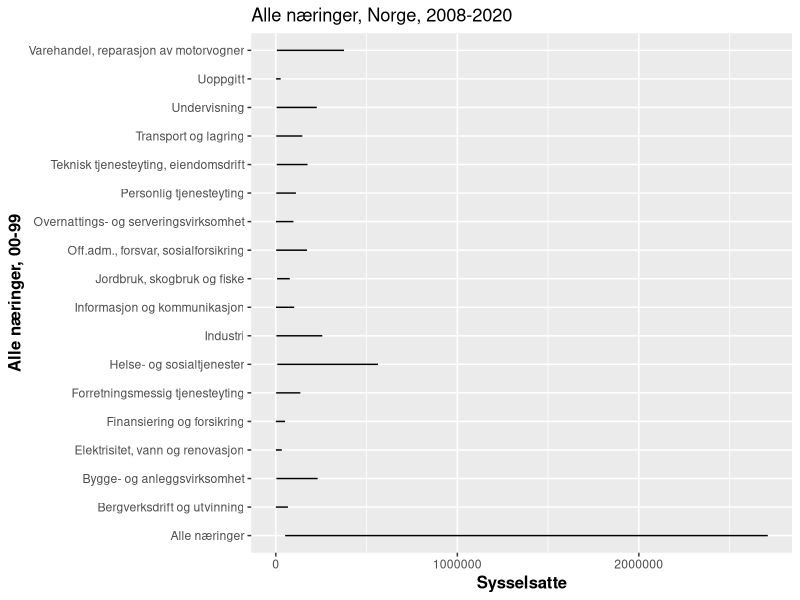
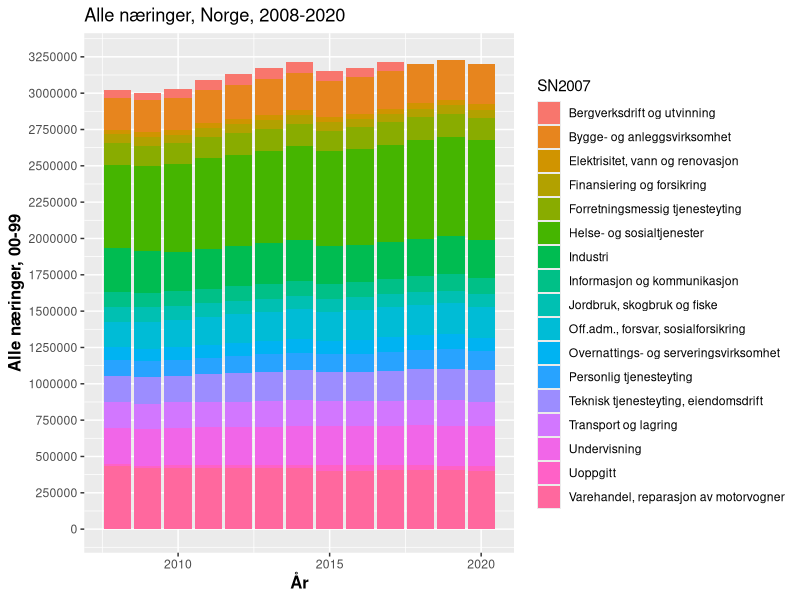
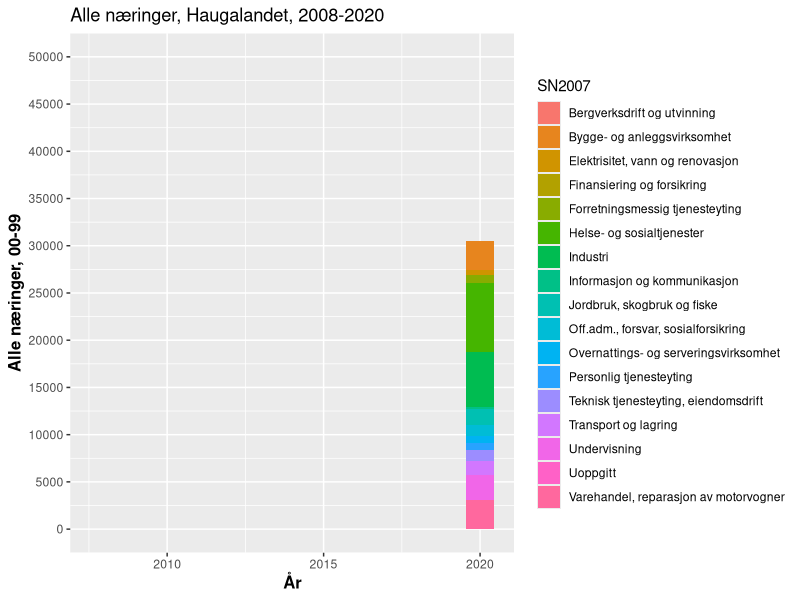
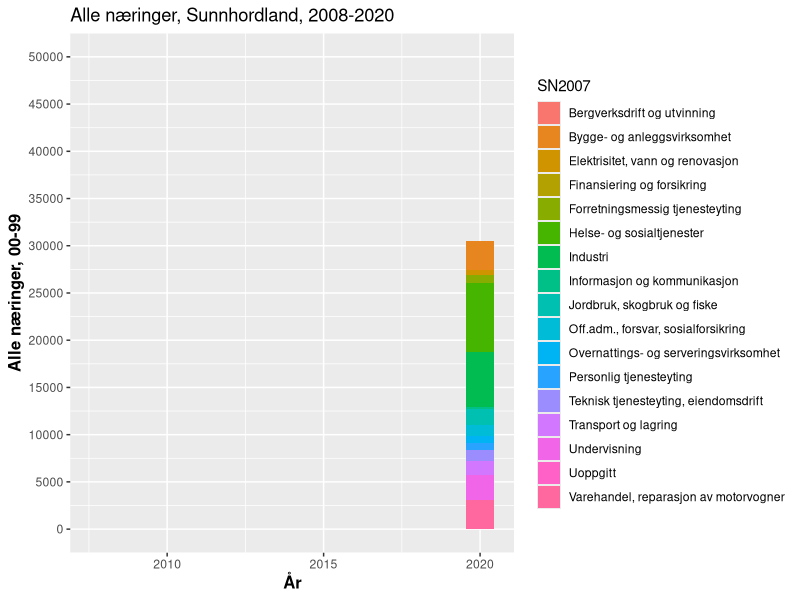
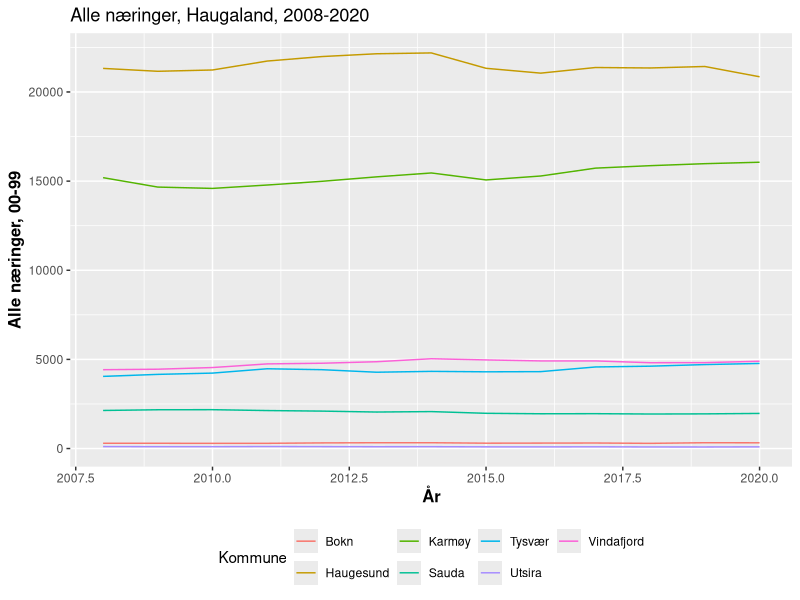

R code for these plots, in order: (Note: this script raises an error after producing the figures.)
## ---- chunk 1
suppressPackageStartupMessages({
library(tidyverse)
library(lubridate)
library(modelr)
library(broom)
library(lmtest)
library(sandwich)
library(viridis)
  options(scipen = 999)
})
knitr::opts_chunk$set(echo = FALSE, include = FALSE)
## ---- chunk 2
Tabell1 <- read_csv("Data_pkt1/Tabell1.csv")
Nas_arbeid_norge_sys <- read_csv("Data_pkt1/Nas_arbeid_norge_sys.csv")
Haug_arbeid <- read_csv("Data_pkt1/Haug_arbeid.csv")
Sunn_arbeid <- read_csv("Data_pkt1/Sunn_arbeid.csv")
Haug_arbeid_wide <- read_csv("Data_pkt1/Haug_arbeid_wide.csv")
Haug_arbeid_2 <- read_csv("Data_pkt1/Sunn_arbeid_2.csv")
Sunn_arbeid_2 <- read_csv("Data_pkt1/Sunn_arbeid_2.csv")
Tabell2 <- read_csv("Data_pkt1/Tabell2.csv")
show_col_types = FALSE
## ---- chunk 3
names(Nas_arbeid_norge_sys)
## ---- chunk 4
Nas_arbeid_norge_sys <- Nas_arbeid_norge_sys %>% 
  mutate(År = make_date(Aar))
## ---- chunk 5
tabell_Norge<- Nas_arbeid_norge_sys

tabell_Norge %>% 
  ggplot(aes(x = sysselsatte)) +
  geom_line(aes(y = SN2007)) +
  ggtitle("Alle næringer, Norge, 2008-2020") + 
  theme(legend.position="bottom",
        axis.title= element_text(size=12,face="bold")) +
  labs(x="Sysselsatte", y= "Alle næringer, 00-99")+ 
  scale_color_hue(name = "00-99")
## ---- chunk 6
names(Haug_arbeid_2)
## ---- chunk 7
tabell_Norge %>% 
  filter(SN2007 != "Alle næringer") %>% 
  ggplot(aes(x=År, y= sysselsatte, fill = SN2007))+
  geom_bar(stat = "identity") +
  ggtitle("Alle næringer, Norge, 2008-2020") + 
  theme(legend.position="right",
        axis.title= element_text(size=12,face="bold")) +
  labs(x="År", y= "Alle næringer, 00-99") +
  scale_y_continuous(limits = c(0, 3250000), breaks = c(0, 250000, 500000, 750000, 1000000,1250000,1500000,1750000,2000000,2250000,2500000,2750000,3000000,3250000))
## ---- chunk 8
Haug_arbeid_2 <- Haug_arbeid_2 %>% 
  mutate(År = make_date(Aar))

Haug_arbeid_2 %>% 
  filter(SN2007 != "Alle næringer") %>% 
  ggplot(aes(x = År, y = ansatte, fill = SN2007)) +
  geom_bar(stat = "identity") +
  ggtitle("Alle næringer, Haugalandet, 2008-2020") + 
  theme(legend.position="right",
        axis.title= element_text(size=12,face="bold")) +
  labs(x="År", y= "Alle næringer, 00-99") +
  scale_y_continuous(limits = c(0, 50000), breaks =seq(0, 50000, by = 5000))
## ---- chunk 9
Sunn_arbeid_2 <- Sunn_arbeid_2 %>% 
  mutate(År = make_date(Aar))

Sunn_arbeid_2 %>% 
  filter(SN2007 != "Alle næringer") %>% 
  ggplot(aes(x = År, y = ansatte, fill = SN2007)) +
  geom_bar(stat = "identity") +
  ggtitle("Alle næringer, Sunnhordland, 2008-2020") + 
  theme(legend.position="right",
        axis.title= element_text(size=12,face="bold")) +
  labs(x="År", y= "Alle næringer, 00-99") +
  scale_y_continuous(limits = c(0, 50000), breaks =seq(0, 50000, by = 5000))
## ---- chunk 10
haugaland <- Tabell1 %>% 
  filter(Alder =="15-74",
         Knr %in% c("1106", "1135", "1145", "1146", "1149", "1151", "1160"))

haugaland %>% 
  ggplot(aes(x = Aar)) +
  geom_line(aes(y = `00-99`, colour = knavn)) +
    ggtitle("Alle næringer, Haugaland, 2008-2020") +
    theme(legend.position = "bottom",
          axis.title = element_text(size = 12, face = "bold")) +
    labs(x = "År", y = "Alle næringer, 00-99") +
  scale_color_hue(name = "Kommune")
## ---- chunk 11
Sunnhordland <- Tabell2 %>% 
filter( Knr %in% c("4611", "4612",
         "4613", "4614", "4615", "4616", "4617", "4618"))

Sunnhordland %>% 
  ggplot(aes(x = Aar)) +
  geom_line(aes(y = `00-99`, colour = knavn)) +
    ggtitle("Alle næringer, Sunnhordland, 2008-2020") +
    theme(legend.position = "bottom",
          axis.title = element_text(size = 12, face = "bold")) +
    labs(x = "År", y = "Alle næringer, 00-99") +
  scale_color_hue(name = "Kommune")
## ---- chunk 12
Haug_Sunn <- Tabell1
mutate(
  Haug = `Knr$1106`+ `Knr$1135` + `Knr$1145` + `Knr$1146` + `Knr$1149` + `Knr$1151` + `Knr$1160` 
)
## ---- chunk 13
Haug_arbeid_2 %>% 
  filter(SN2007 != "Alle næringer") %>% 
  ggplot(aes(x = ansatte)) + 
  geom_line(aes(y = SN2007)) + 
  ggtitle("Alle næringene, Haugalandet, 2008-2020") + 
  theme(legend.position = "bottom",
        axis.title = element_text(size = 12, face = "bold")) +
  labs(x="Sysselsatte", y="Alle næringer, 00-99")+
  scale_color_hue(name = "00-99") + 
  scale_x_continuous(limits = c(0,6000), breaks = seq(0,6000, by = 500))
## ---- chunk 14
#Tabell1 <- Tabell1 %>% 
 # mutate(År = make_date(Aar))
## ---- chunk 15
tabell_haugaland <- Haug_arbeid_2 
         
tabell_haugaland %>% 
  ggplot(aes(x = Aar)) +
  geom_line(aes(y = ansatte, colour = knavn )) +
  ggtitle("Alle næringer, Haugalandet, 2008-2020") + 
  theme(legend.position="bottom",
        axis.title= element_text(size=12,face="bold")) +
  labs(x="År", y= "Antall sysselsatte, alle næringer")+
  scale_color_hue(name = "Kommuner")
## ---- chunk 16
names(Nas_arbeid_norge_sys)
## ---- chunk 17
Nas_arbeid_norge_sys <- Nas_arbeid_norge_sys %>% 
  mutate(År = make_date(Aar))
## ---- chunk 18
Haug_arbeid<- read_csv("Data_pkt1/Haug_arbeid.csv")
View(Haug_arbeid)
show_col_types = FALSE
## ---- chunk 19
names(Haug_arbeid)
